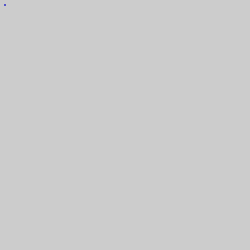
Frame 1 (no input)
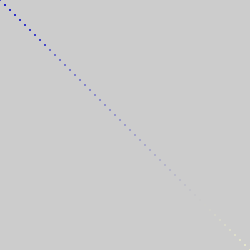
Frame 60 (the mouse pressed at the canvas centre just before this capture)
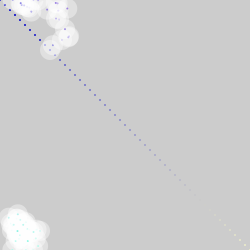
Frame 120 (the mouse held since frame 60 and released just before this capture)

The Processing sketch that drew these frames (run headless with seeded random() and noise(); from frame 60 on, the mouse is pressed at the canvas centre):

// Processing sketch: processing_19670
// ── processing_19670.pde

float x, y; //position
float dx, dy; //change in position

void setup(){
  smooth();
  noStroke();
  size(250,250);

  
  //set var to change position
  dx=5;
  dy=5;
}

//to set up sequence of dotted lines
void draw(){
  x=x+dx;
  y=y+dy;

//if the line reaches either end it will start again from the opposite end
  if(x>width)x=0; 
  else if (x<0) x=width;
   if(y>height)y=0;
  else if (y<0) y=height;

fill(x,y,200,200);
ellipse(x,y,2,2);


//when the mouse is being held down, white circles appear, and cluster up
//otherwise, a click changes the direction of the dotted lines
if (mousePressed == true){ //checks to see if condition is true
dx = random(-10,10);
dy = random(-10,10);
frameRate(10); //slows down the white circles
fill(#ffffff,100); //changes colour and opacity
ellipse(x,y,20,20); //changes size of circles

}else{
  frameRate(25); //when the mouse isn't clicked, it'll move faster
}}
